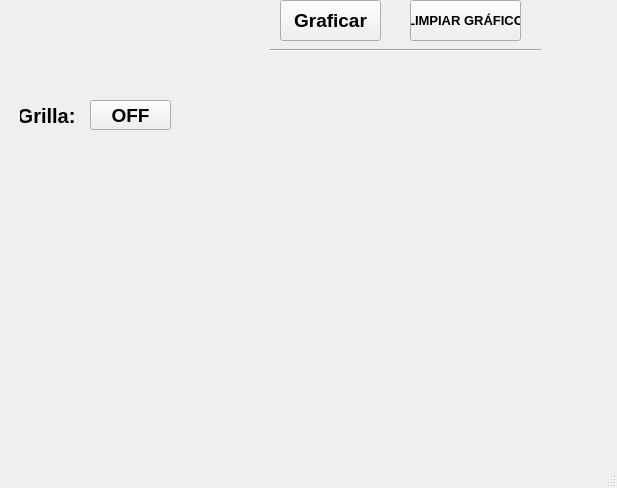
<?xml version="1.0" encoding="UTF-8"?>
<ui version="4.0">
 <class>MainWindow</class>
 <widget class="QMainWindow" name="MainWindow">
  <property name="geometry">
   <rect>
    <x>0</x>
    <y>0</y>
    <width>617</width>
    <height>488</height>
   </rect>
  </property>
  <property name="windowTitle">
   <string>MainWindow</string>
  </property>
  <widget class="QWidget" name="centralwidget">
   <widget class="QPushButton" name="btn_graficar">
    <property name="geometry">
     <rect>
      <x>280</x>
      <y>0</y>
      <width>101</width>
      <height>41</height>
     </rect>
    </property>
    <property name="font">
     <font>
      <pointsize>14</pointsize>
      <bold>true</bold>
     </font>
    </property>
    <property name="text">
     <string>Graficar</string>
    </property>
   </widget>
   <widget class="QLabel" name="label_3">
    <property name="geometry">
     <rect>
      <x>20</x>
      <y>100</y>
      <width>61</width>
      <height>31</height>
     </rect>
    </property>
    <property name="font">
     <font>
      <pointsize>15</pointsize>
      <bold>true</bold>
     </font>
    </property>
    <property name="text">
     <string>Grilla: </string>
    </property>
    <property name="alignment">
     <set>Qt::AlignRight|Qt::AlignTrailing|Qt::AlignVCenter</set>
    </property>
   </widget>
   <widget class="QPushButton" name="btn_grilla">
    <property name="geometry">
     <rect>
      <x>90</x>
      <y>100</y>
      <width>81</width>
      <height>30</height>
     </rect>
    </property>
    <property name="font">
     <font>
      <pointsize>14</pointsize>
      <bold>true</bold>
     </font>
    </property>
    <property name="text">
     <string>OFF</string>
    </property>
   </widget>
   <widget class="QWidget" name="verticalLayoutWidget">
    <property name="geometry">
     <rect>
      <x>20</x>
      <y>140</y>
      <width>571</width>
      <height>271</height>
     </rect>
    </property>
    <layout class="QVBoxLayout" name="verticalLayout"/>
   </widget>
   <widget class="QPushButton" name="btn_limpiar">
    <property name="geometry">
     <rect>
      <x>410</x>
      <y>0</y>
      <width>111</width>
      <height>41</height>
     </rect>
    </property>
    <property name="font">
     <font>
      <pointsize>10</pointsize>
      <bold>true</bold>
     </font>
    </property>
    <property name="text">
     <string>LIMPIAR GRÁFICO</string>
    </property>
   </widget>
   <widget class="Line" name="line">
    <property name="geometry">
     <rect>
      <x>270</x>
      <y>40</y>
      <width>271</width>
      <height>20</height>
     </rect>
    </property>
    <property name="orientation">
     <enum>Qt::Horizontal</enum>
    </property>
   </widget>
  </widget>
  <widget class="QMenuBar" name="menubar">
   <property name="geometry">
    <rect>
     <x>0</x>
     <y>0</y>
     <width>617</width>
     <height>24</height>
    </rect>
   </property>
  </widget>
  <widget class="QStatusBar" name="statusbar"/>
 </widget>
 <resources/>
 <connections/>
</ui>
